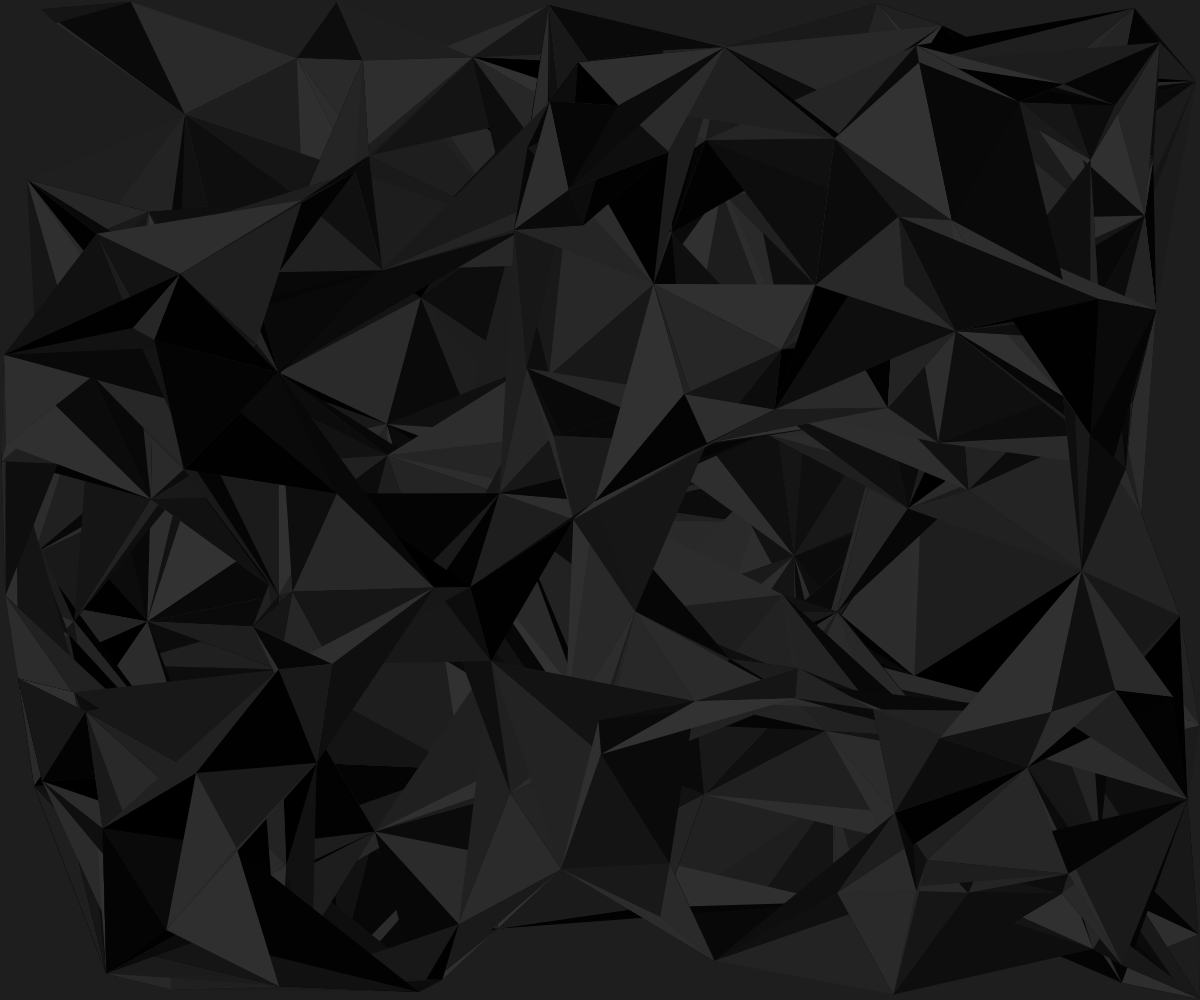
Frame 1 (no input)
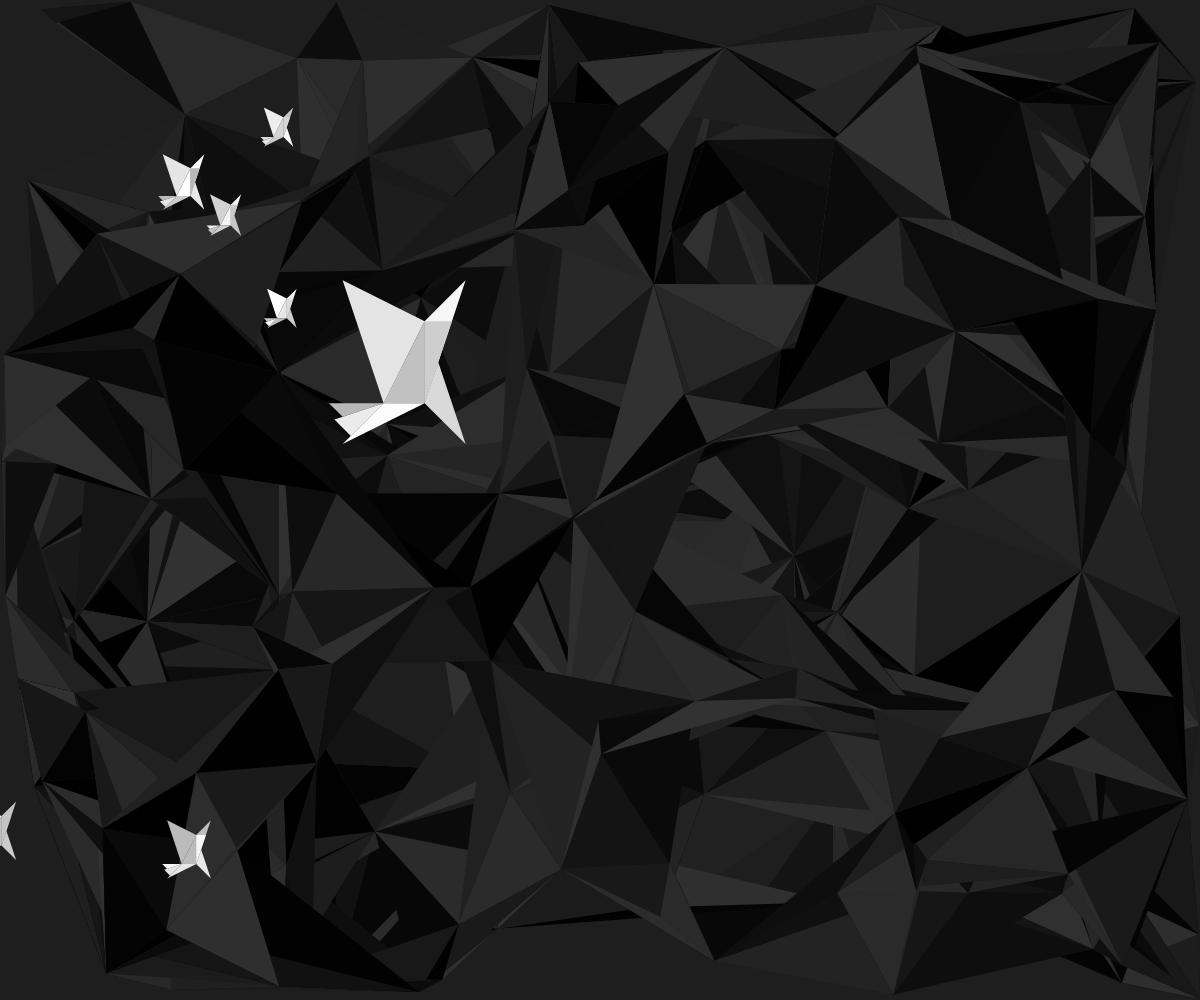
Frame 60 (no input)
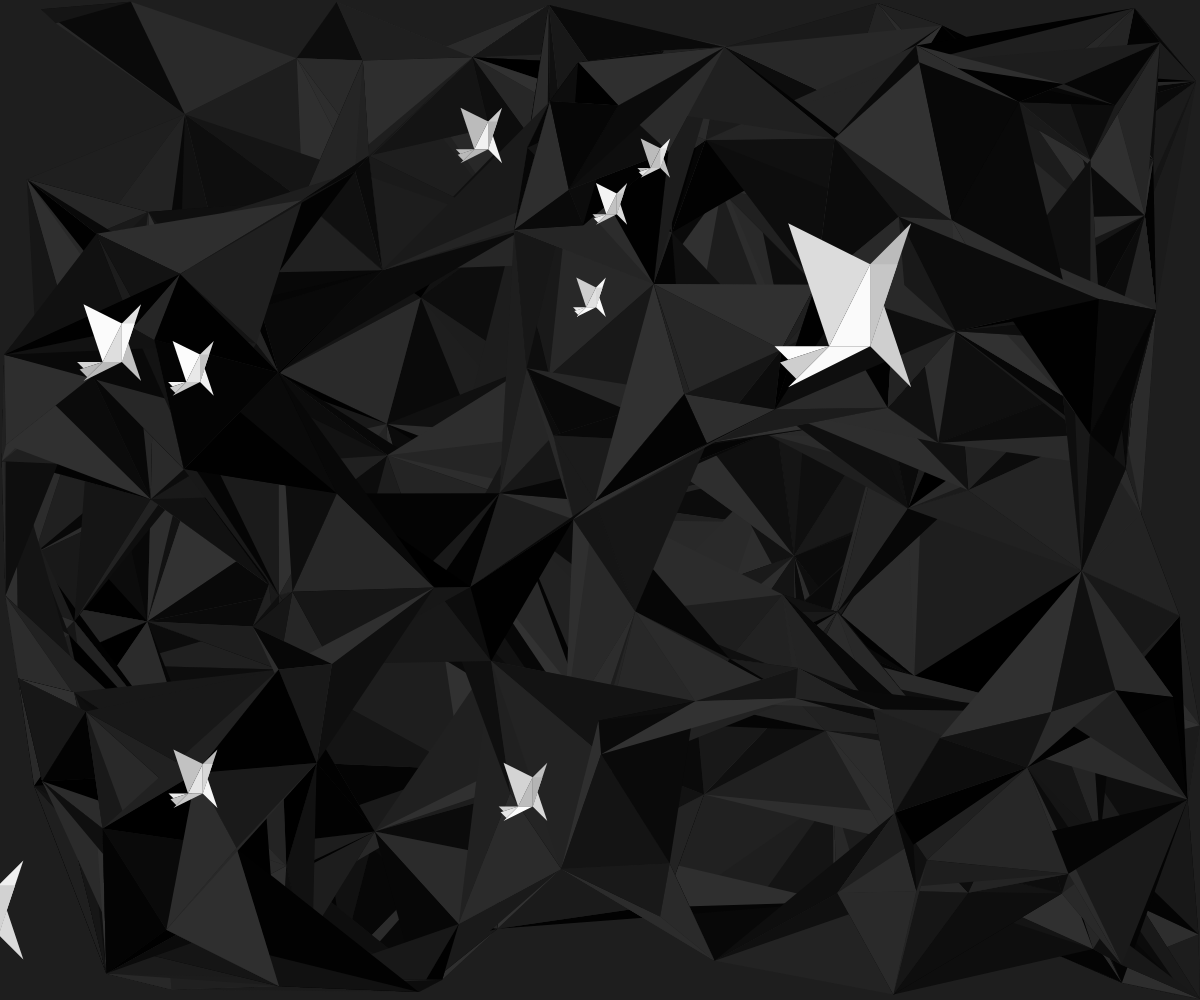
Frame 120 (the mouse pressed at the canvas centre since frame 60)

The p5.js sketch that drew these frames (run headless with seeded random() and noise() and a simulated clock; from frame 60 on, the mouse is pressed at the canvas centre):

// p5.js sketch
// ── sketch.js
let birdTriangles = []; // triangles that make the body shape of the bird
let points = []; // points of the background triangles
let triangles = []; // the triangles that make up the background
let backgroundLayer;// to store the bkg so we don't have do draw it each frame(and slow down this whole thing)
let doves = [];//store all the doves

function setup() {
  createCanvas(windowWidth, windowHeight);
  preDrawBkgPoints();
  preDrawBkgTri();

  backgroundLayer = createGraphics(windowWidth, windowHeight);
  backgroundLayer.background(30);
  backgroundLayer.noStroke();
  for (let tri of triangles) {
    let colorBkg = random(0, 50);
    backgroundLayer.fill(colorBkg);
    backgroundLayer.triangle(tri[0].x, tri[0].y, tri[1].x, tri[1].y, tri[2].x, tri[2].y);
  }

  // draw doves at beginning
  for (let i = 0; i < 5; i++) {
    let x = random(-200, -50);
    let y = random(height);
    let size = random(50, 100);
    let dove = new Dove(x, y, size);
    doves.push(dove);
  }
}

function draw() {
  image(backgroundLayer, 0, 0);
  //update existing doves
  for (let i = doves.length - 1; i >= 0; i--) {
    let dove = doves[i];
    dove.update();
    dove.draw();
    if (dove.isOffScreen() && dove.particles.length === 0) {
      doves.splice(i, 1);
    }
  }
  // generate new doves
  if (random(1) < 0.05) {
    let x = random(-200, -50);
    let y = random(height);
    let size = random(50, 300);
    let dove = new Dove(x, y, size);
    doves.push(dove);
  }

}

// resize according to canvas size
function windowResized() {
  resizeCanvas(windowWidth, windowHeight);
  preDrawBkgPoints();
  preDrawBkgTri();
}

// put points in the point list
function preDrawBkgPoints() {
  points = [];
  triangles = [];

  let numPoints = 288;
  for (let i = 0; i <= numPoints; i++) {
    points.push(createVector(random(width), random(height)));
  }
}

// draw triangles in the background
function preDrawBkgTri() {
  // put three points that are near each other into the triangle list
  triangles = [];
  for (let i = 0; i < points.length - 1; i++) {
    let pt1 = points[i];
    for (let j = i + 1; j < points.length; j++) {
      let pt2 = points[j];
      if (dist(pt1.x, pt1.y, pt2.x, pt2.y) < width / 8) { // the widest side length of the tri
        for (let k = j + 1; k < points.length; k++) {
          let pt3 = points[k];
          if (dist(pt2.x, pt2.y, pt3.x, pt3.y) < width / 8) {
            triangles.push([pt1, pt2, pt3]);
          }
        }
      }
    }
  }
}

//create a class of the  doves
class Dove {
  constructor(x, y, size) {
    this.position = createVector(x, y);
    this.velocity = createVector(random(3, 10), random(-1, 1));
    this.size = size;
    this.triangles = [];
    this.isExploded = false;
    this.particles = [];
    this.generateTriangles();
  }

  generateTriangles() {
    let s = this.size;
    this.triangles = [
      // body
      [
        createVector(0.57 * s, 0.3 * s),
        createVector(0.42 * s, 0.6 * s),
        createVector(0.57 * s, 0.6 * s)
      ],
      [
        createVector(0.42 * s, 0.6 * s),
        createVector(0.27 * s, 0.75 * s),
        createVector(0.57 * s, 0.6 * s)
      ],
      [
        createVector(0.57 * s, 0.6 * s),
        createVector(0.72 * s, 0.75 * s),
        createVector(0.62 * s, 0.45 * s)
      ],
      // wing
      [
        createVector(0.57 * s, 0.3 * s),
        createVector(0.27 * s, 0.15 * s),
        createVector(0.42 * s, 0.6 * s)
      ],
      [
        createVector(0.57 * s, 0.3 * s),
        createVector(0.72 * s, 0.15 * s),
        createVector(0.57 * s, 0.6 * s)
      ],
      // head
      [
        createVector(0.67 * s, 0.3 * s),
        createVector(0.57 * s, 0.3 * s),
        createVector(0.57 * s, 0.6 * s)
      ],
      // tail
      [
        createVector(0.42 * s, 0.6 * s),
        createVector(0.27 * s, 0.65 * s),
        createVector(0.22 * s, 0.6 * s)
      ],
      [
        createVector(0.42 * s, 0.6 * s),
        createVector(0.24 * s, 0.66 * s),
        createVector(0.3 * s, 0.72 * s)
      ]
    ];
  }

  update() {
    if (!this.isExploded) {
      this.position.add(this.velocity);
    } else {
      for (let i = this.particles.length - 1; i >= 0; i--) {
        let p = this.particles[i];
        p.update();
        p.draw();
        if (p.disappear()) {
          this.particles.splice(i, 1);
        }
      }
    }
  }

  draw() {
    if (!this.isExploded) {
      noStroke();
      for (let tris of this.triangles) {
        let colorBkg = random(180, 255);
        fill(colorBkg);
        triangle(
          tris[0].x + this.position.x, tris[0].y + this.position.y,
          tris[1].x + this.position.x, tris[1].y + this.position.y,
          tris[2].x + this.position.x, tris[2].y + this.position.y
        );
      }
    }
  }

  explode() {
    this.isExploded = true;
    for (let tris of this.triangles) {
      let colorBkg = random(180, 255);
      let vertices = [];
      for (let v of tris) {
        vertices.push(createVector(v.x + this.position.x, v.y + this.position.y));
      }
      let p = new Particle(vertices, colorBkg);
      this.particles.push(p);
    }
  }

  isOffScreen() {
    return this.position.x - this.size > width;
  }

  //check if the collision is within the area of the doves
  contains(x, y) {
    return x > this.position.x && x < this.position.x + this.size &&
      y > this.position.y && y < this.position.y + this.size;
  }

}

class Particle {
  constructor(vertices, color) {
    this.vertices = vertices;
    this.color = color;
    this.velocity = p5.Vector.random2D().mult(random(-100, 100)); // random direction and velocity
    this.position = createVector(0, 0); // set the beginning position
    this.scale = 1;
    this.alpha = 255;
  }

  //this part makes each particle become smaller, furthur to cursor, and more transparent
  update() {
    this.position.add(this.velocity);
    this.scale *= 0.9;
    this.alpha -= 10;
  }

  //when a particle is totally transparent or too small to be seen, remove it 
  disappear() {
    return this.alpha <= 0 || this.scale <= 0;
  }

  //draw each particle
  draw() {
    noStroke();
    fill(this.color, this.alpha);
    //cannot use triangle() here because the vertices change with time
    //beginShape() and endShape()
    beginShape();
    for (let v of this.vertices) {
      vertex(v.x * this.scale + this.position.x, v.y * this.scale + this.position.y);
    }
    endShape(CLOSE);
  }
}

//when mousePressed(), draw the explosion
function mousePressed() {
  for (let dove of doves) {
    if (!dove.isExploded && dove.contains(mouseX, mouseY)) {
      dove.explode();
      break;
    }
  }
}
